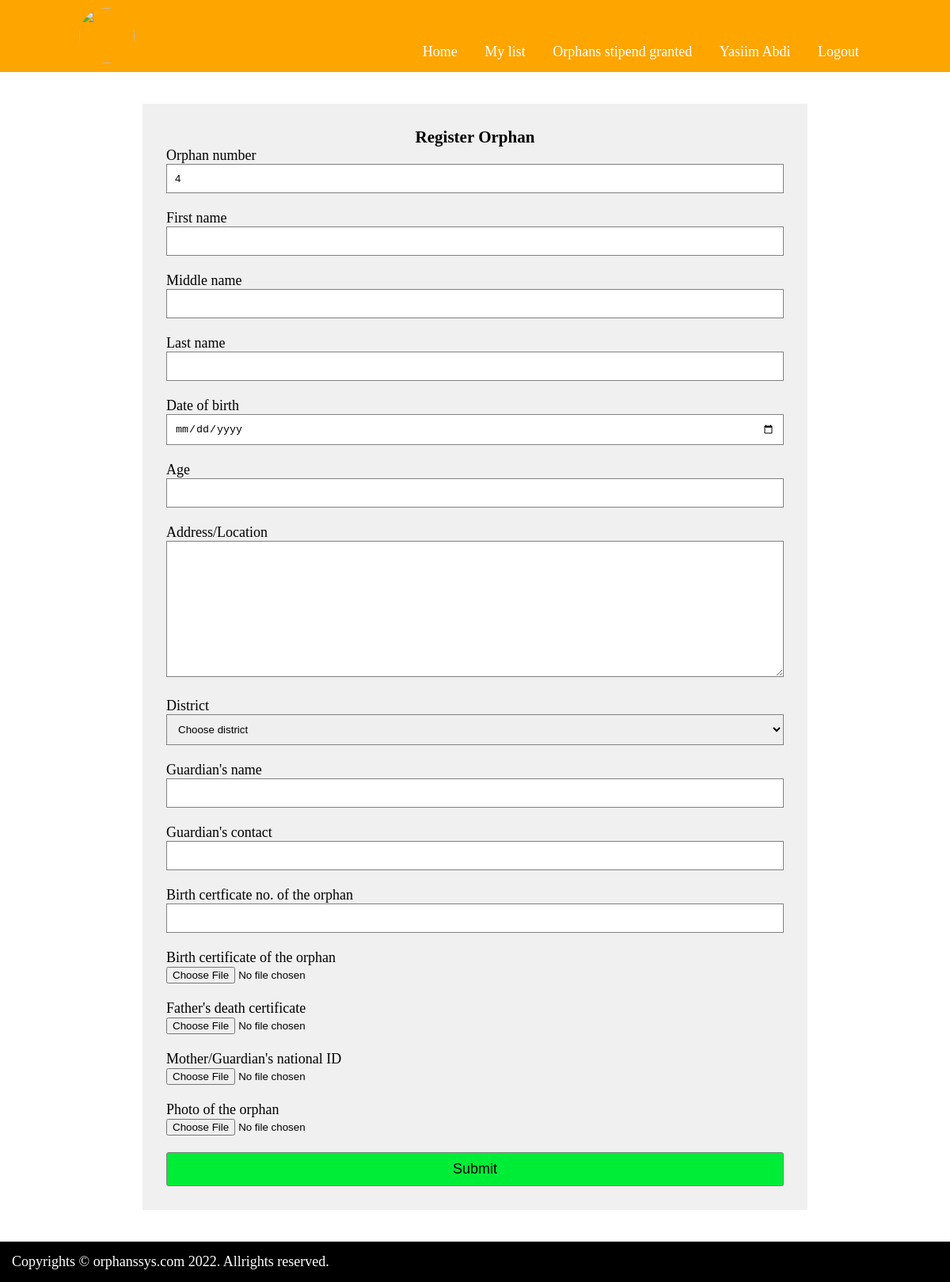
/home.php (signed in), run on an earlier commit of the app's database.
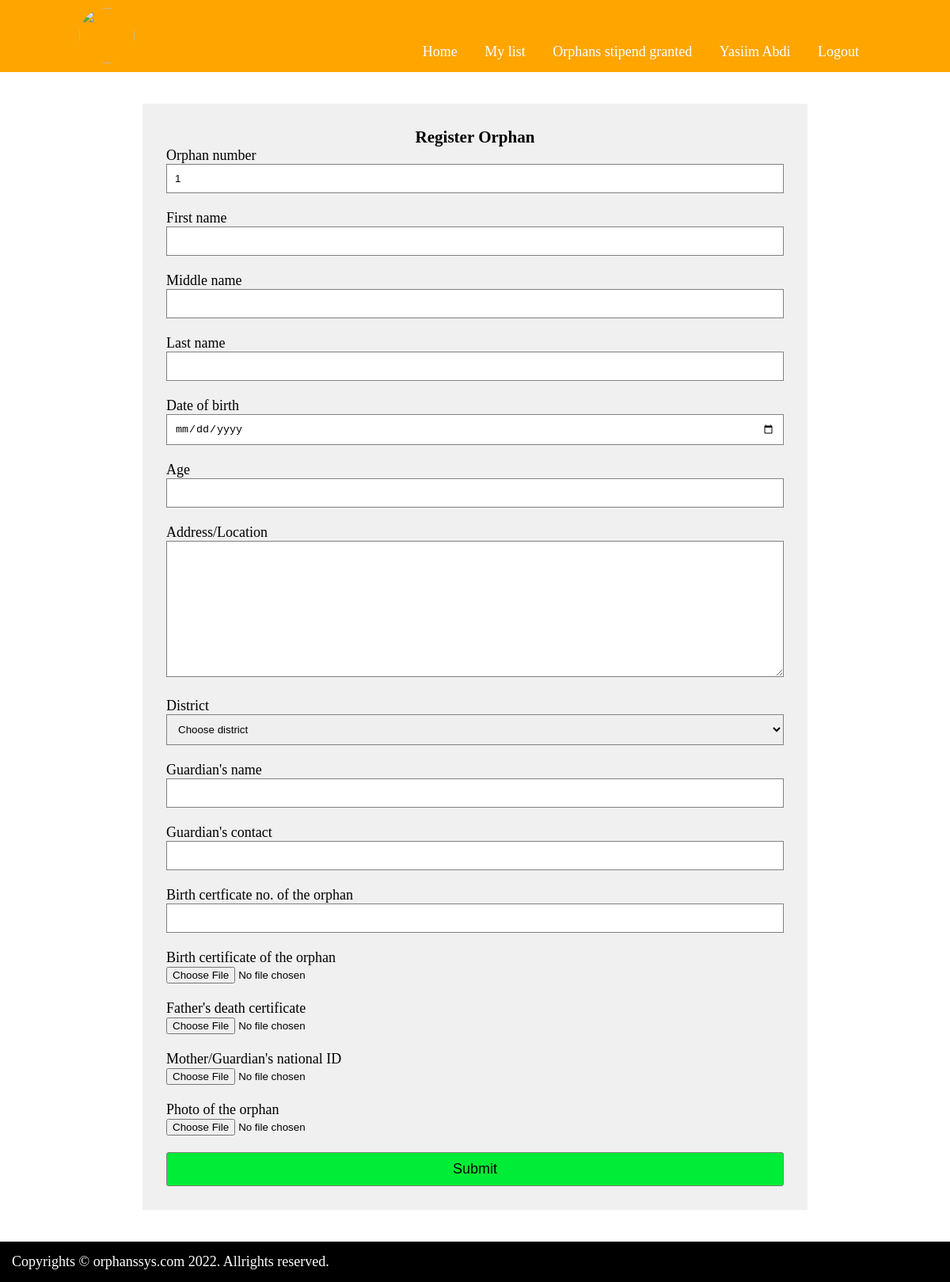
And on a later commit of the database.
### tables this page shows
CREATE TABLE `orphans` (
  `id` int(11) NOT NULL,
  `onum` int(11) NOT NULL,
  `firstname` varchar(30) NOT NULL,
  `middlename` varchar(30) NOT NULL,
  `lastname` varchar(30) NOT NULL,
  `dob` varchar(30) NOT NULL,
  `age` int(2) NOT NULL,
  `bcertno` varchar(100) NOT NULL,
  `address` text NOT NULL,
  `district` varchar(100) NOT NULL,
  `gname` varchar(100) NOT NULL,
  `gcontacts` varchar(30) NOT NULL,
  `bcert` longblob NOT NULL,
  `dcert` longblob NOT NULL,
  `natid` longblob NOT NULL,
  `photo` longblob NOT NULL,
  `representative` varchar(100) NOT NULL,
  `date_reg` varchar(100) NOT NULL,
  `donor` varchar(100) NOT NULL DEFAULT 'No donor'
);

### home.php (the view, shortened to what this page needs)
<?php
include('head.php');
include('dbcon.php');
?>
<!DOCTYPE html>
<html>
<head>
	<link rel="stylesheet" type="text/css" href="styles.css">
</head>
<body>
	<div class="main">
		<h3>Register Orphan</h3>
		<form method="POST" action="" enctype="multipart/form-data">
			<?php
				$retrieve = mysqli_query($con, "select * from orphans order by id desc limit 1");
				$on = mysqli_fetch_array($retrieve);
				$lonum = $on['onum'];
				$newonum = $lonum+001;
				?>
			<label>Orphan number</label> <br>
			<input type="text" required name="onum" readonly value="<?php echo $newonum; ?>"><br><br>
			<label>First name</label> <br>
			<input type="text" required name="firstname"><br><br>
			<label>Middle name</label> <br>
			<input type="text" required name="middlename"><br><br>
			<label>Last name</label> <br>
			<input type="text" required name="lastname"><br><br>
			<label>Date of birth</label> <br>
			<input type="date" required id="dob" name="dob"><br><br>
			<label>Age</label> <span id="message"></span><br>
			<input type="text" id="age" readonly required name="age"><br><br>
			<label>Address/Location</label> <br>
			<textarea rows="10" cols="30" required name="address"></textarea><br><br>
			<label>District</label> <br>
			<select required name="district">
				<option value="">Choose district</option>
			</select> <br><br>
			<label>Guardian's name</label> <br>
			<input type="text" required name="gname"><br><br>
			<label>Guardian's contact</label> <br>
			<input type="number" required name="gcontacts"><br><br>
			<label>Birth certficate no. of the orphan</label> <br>
			<input type="text" required name="bcertno"><br><br>
			<label>Birth certificate of the orphan</label> <br>
			<input type="file" name="bcert"><br><br>
			<label>Father's death certificate</label> <br>
			<input type="file" name="dcert"><br><br>
			<label>Mother/Guardian's national ID</label> <br>
			<input type="file" name="natid"><br><br>
			<label>Photo of the orphan</label> <br>
			<input type="file" name="photo"><br><br>
			<input type="submit" name="submit" id="submit" value="Submit">
		</form>
	</div>
</body>
</html>
<?php include('footer.php'); ?>

What changed in the data, as far as the page shows it:
removed orphans: onum "4"
Also different on the page:
form field onum: (not shown) → "1"
